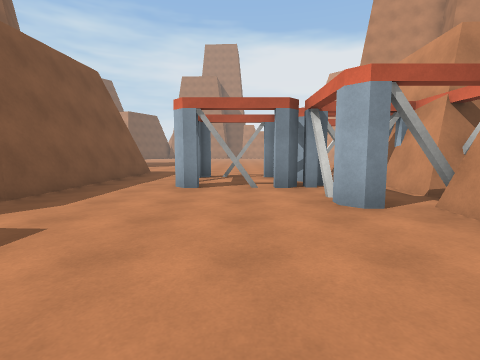
View 1 (above)

17 first-person views from a walk through a Unity game level. The camera is 1.4 m above the floor, tilts 6° down and sees 85° across. The floor is counted in squares, 2 m on a side. Each view is taken from the middle of a square. On the plan, view 1 faces up. The plan holds only what a view shows up to about 9 squares ahead; the rest is blank. The place goes on beyond the plan. The player character is not drawn. Some surface patterns are stand-ins.

View 2
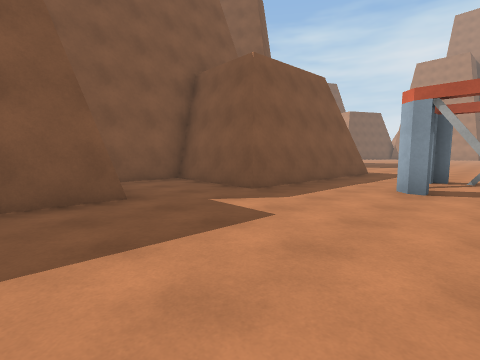

View 3
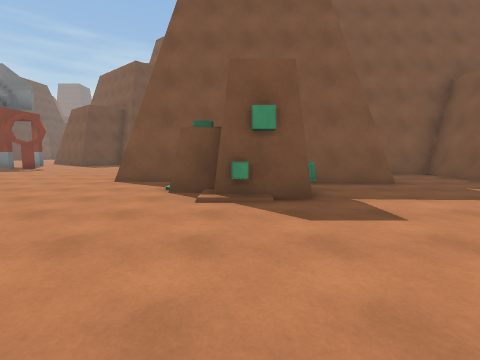

View 4
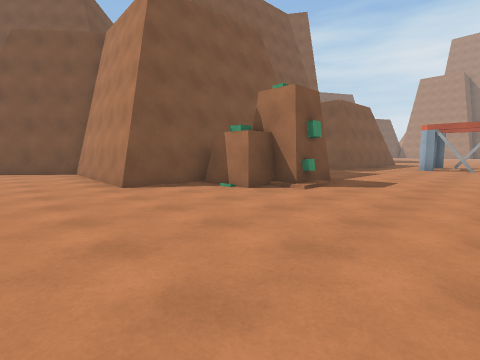

View 5
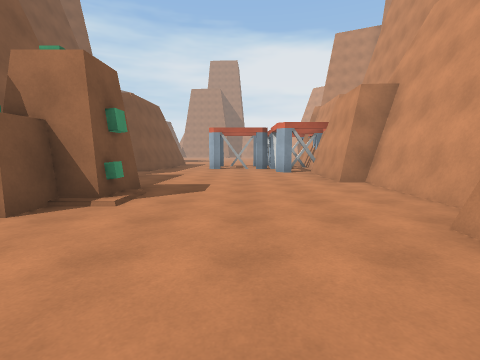

View 6
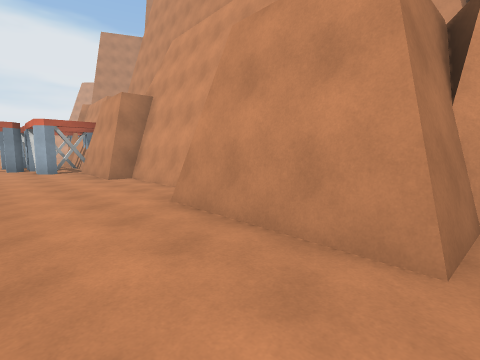

View 7
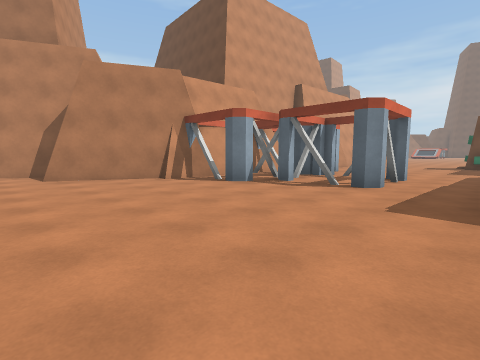

View 8
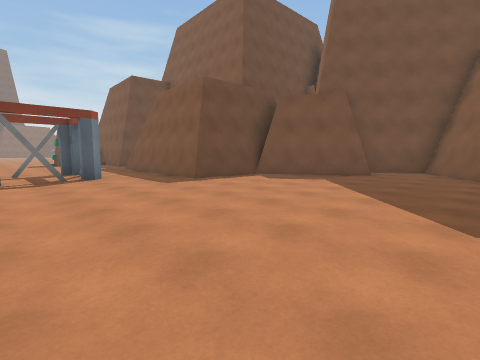

View 9
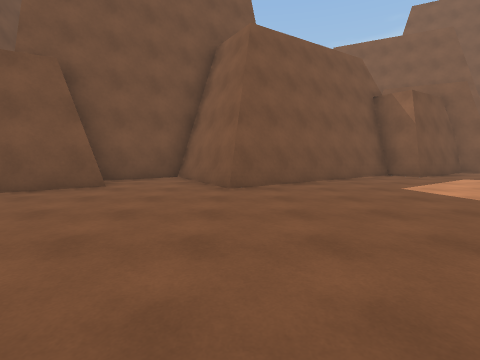

View 10
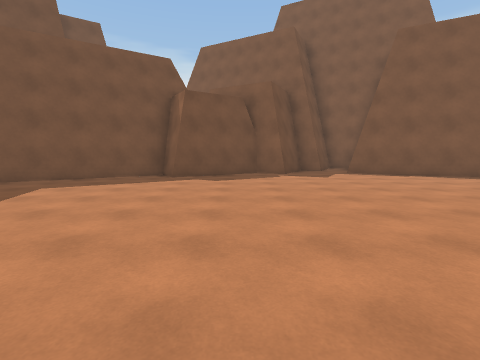

View 11
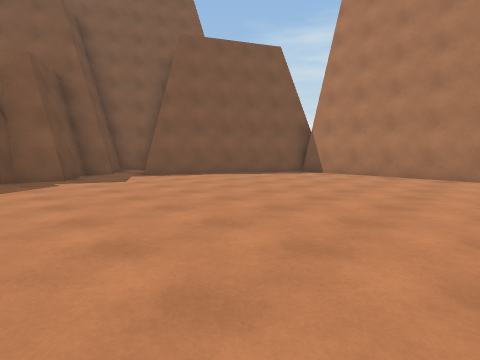

View 12
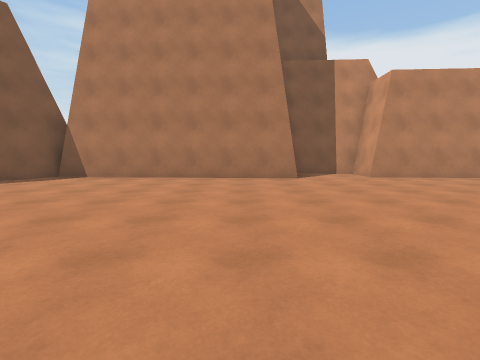

View 13
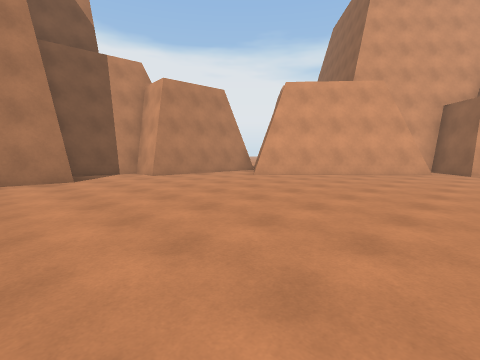

View 14
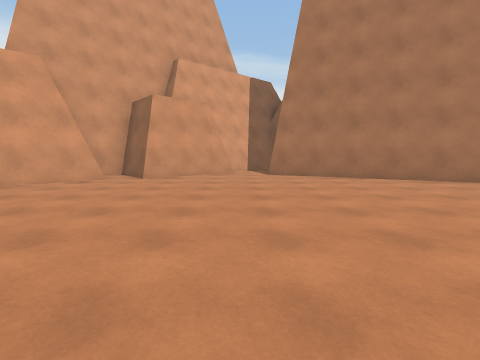

View 15
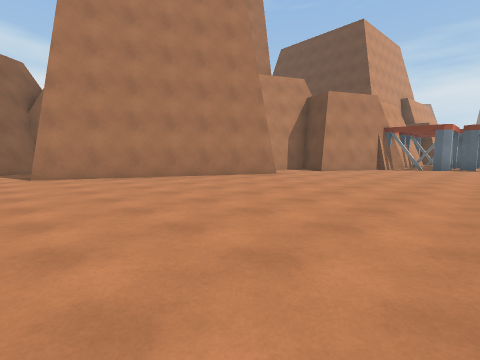

View 16
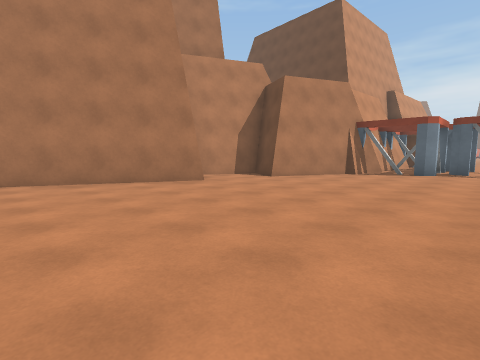

View 17
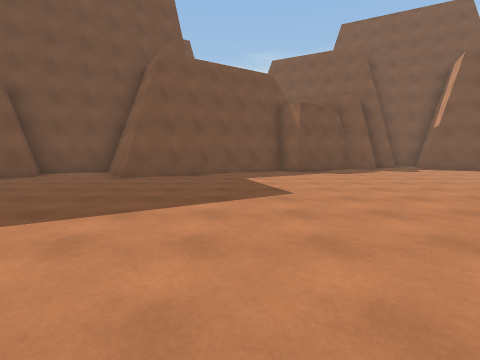

### Floor plan
Points are (right, up) in squares from view 1. A wall is a line through its corners. A room is listed if a view was taken in it or the views show most of it. See-through windows are left out.
Room 1 (views 1, 2, 3, 4, 5, 6)
walls: (-2, -0.9) (-2, -2.4) (-2.6, -2.4) (-2.6, -3.2) (-4, -3.2); (-4.3, -2.6) (-4.4, -4.8) (-8.7, -4.6) (-10.2, -6.5); (3, -2.8) (3.2, 0.2); (2.5, 0.2) (2.6, 3.3); (-4.1, 1.6) (-4.2, -0.5); (1.8, -6.5) (2, -3.6); (-3.5, 3.8) (-6.4, 4) (-6.5, 2.1); (3.3, -6.8) (2.4, -6.7); (3.3, 4.4) (3.4, 6)
low walls: (2.9, -2.9) (3, 0.3); (2.3, 1.6) (2.4, 3.3); (3, 4.1) (3.1, 5.4)
ways out: opening at (-2.5, 4) to room 2
objects: other object (1, 4)
Room 2 (views 7, 8, 9, 10, 11, 12, 13, 14, 15, 16, 17)
walls: (5.4, 13.9) (8.4, 20.1); (-8.4, 14.2) (-9.7, 13.4); (7, 23.4) (8.5, 24.7); (-7.5, 12.2) (-5.6, 9.2); (6.2, 25.4) (5.5, 26.3); (7, 24.6) (6.5, 25.2); (5.3, 26.5) (3.4, 28.6); (-9.6, 13.2) (-8.4, 11.3); (9.1, 21.5) (7.1, 23.7); (3.6, 9.2) (4.8, 11.7) (6, 11.1) (7, 13); (-5.9, 9.2) (-3.3, 9) (-3.5, 3.8); (3.5, 8.8) (3.5, 9.4); (-1.4, 30.2) (-8.3, 30.6); (3.1, 8.1) (3.4, 8.9); (2.6, 30.4) (0.8, 30.5) (0.9, 31.8) (-1.2, 31.9); (11.4, 19.7) (10.6, 20.6); (-12, 25) (-12.4, 24.3) (-10.6, 23.4) (-11, 22.6) (-9.5, 20.2) (-10.4, 19.6) (-7.3, 14.9) (-8.1, 14.4); (3.4, 7.2) (3.5, 7.9); (11.6, 19.8) (10.9, 20.6); (-8.2, 30.9) (-11, 25.7)
low walls: (-7.5, 14.6) (-9.6, 13.2); (6.8, 24.5) (3.5, 28.2); (3.3, 8.7) (3.3, 9.5)
ways out: opening at (-2.5, 4) to room 1
objects: other object (-1, 5) to (1, 8); other object (1, 7) to (2, 9)

Positions as (right, up) in squares from view 1, and headings:
1: (0, 0), facing up
2: (0, 0), facing up-left
3: (2, -2), facing left
4: (1, -7), facing up-left
5: (0, -6), facing up
6: (0, -7), facing up-right
7: (-3, 13), facing down-right
8: (1, 15), facing down-left
9: (-2, 15), facing left
10: (-2, 22), facing left
11: (-3, 22), facing up-left
12: (-3, 23), facing up
13: (-3, 23), facing up-right
14: (0, 21), facing right
15: (0, 21), facing down-right
16: (0, 18), facing down-right
17: (0, 18), facing left
